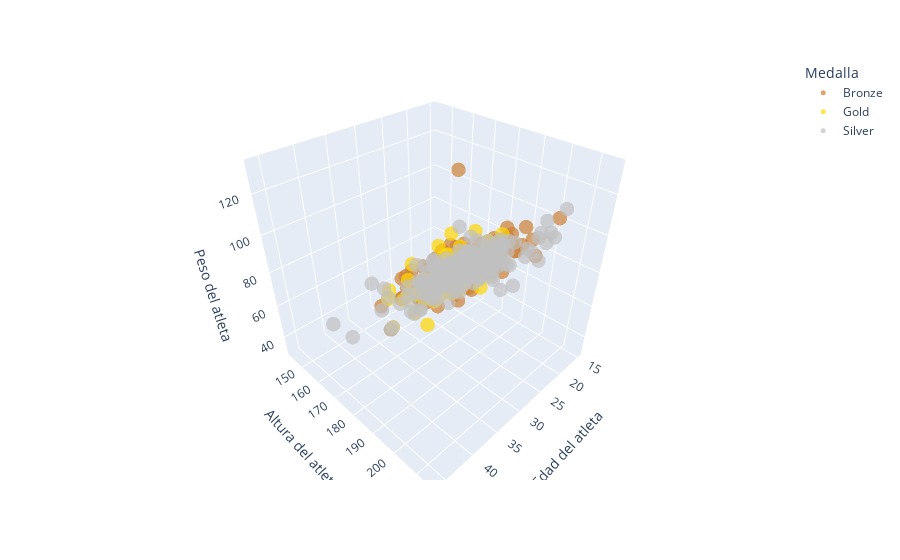

This figure's notebook cell:
### Code cell
#Dibujo en 3d todos los atletas españoles con medalla, con eje x la edad, eje y la altura y eje z el peso. Ademas cada color representa la medalla, y si te situas encima te dice en que deporte
fig = px.scatter_3d(atletas_españa_df,
                    x='Age',
                    y='Height',
                    z='Weight',
                    color='Medal',
                    color_discrete_map={
                    "Gold": "#FFD700",
                    "Silver": "#C0C0C0",
                    "Bronze": "#CD7F32"},
                    hover_data=['Sport'],
                    opacity=0.7,
                    size_max = 0.5
)
fig.update_layout(
    scene=dict(
        xaxis_title = 'Edad del atleta',
        yaxis_title = 'Altura del atleta',
        zaxis_title = 'Peso del atleta'
    ),
    legend_title = 'Medalla',
    scene_aspectmode='cube'
)
fig.update_traces(marker=dict(size=5))

### Figure 1 — Plotly figure (JSON) as saved in the notebook; plotly's stock layout.template omitted (floating-point values rounded to 4 significant figures; data arrays with more than 128 entries replaced by an {"elided": "..."} marker saying what was removed)
{"data": [{"customdata": [["Fencing"], ["Athletics"], ["Basketball"], ["Handball"], ["Handball"], ["Handball"], ["Handball"], ["Handball"], ["Handball"], ["Handball"], ["Synchronized Swimming"], ["Handball"], ["Swimming"], ["Synchronized Swimming"], ["Basketball"], ["Synchronized Swimming"], ["Cycling"], ["Canoeing"], ["Handball"], ["Basketball"], ["Cycling"], ["Tennis"], ["Tennis"], ["Canoeing"], ["Synchronized Swimming"], ["Handball"], ["Handball"], ["Handball"], ["Handball"], ["Handball"], ["Handball"], ["Handball"], ["Cycling"], ["Cycling"], ["Handball"], ["Handball"], ["Handball"], ["Handball"], ["Judo"], ["Handball"], ["Basketball"], ["Equestrianism"], ["Handball"], ["Synchronized Swimming"], ["Cycling"], ["Handball"], ["Athletics"], ["Handball"], ["Handball"], ["Handball"], ["Basketball"], ["Taekwondo"], ["Handball"], ["Shooting"], ["Handball"], ["Handball"], ["Synchronized Swimming"], ["Handball"], ["Basketball"], ["Handball"], ["Handball"], ["Synchronized Swimming"], ["Basketball"], ["Handball"], ["Swimming"], ["Swimming"], ["Handball"], ["Handball"], ["Handball"], ["Boxing"], ["Cycling"], ["Handball"], ["Handball"], ["Handball"], ["Tennis"], ["Athletics"], ["Athletics"], ["Athletics"], ["Handball"], ["Canoeing"], ["Canoeing"], ["Basketball"], ["Gymnastics"], ["Basketball"], ["Handball"], ["Handball"], ["Handball"], ["Handball"], ["Cycling"], ["Handball"], ["Handball"], ["Handball"], ["Handball"], ["Handball"], ["Handball"], ["Synchronized Swimming"], ["Handball"], ["Canoeing"], ["Basketball"], ["Handball"], ["Boxing"], ["Basketball"], ["Handball"], ["Basketball"], ["Tennis"], ["Tennis"], ["Judo"], ["Canoeing"], ["Handball"], ["Cycling"], ["Handball"], ["Wrestling"], ["Handball"], ["Handball"], ["Handball"], ["Handball"], ["Weightlifting"], ["Athletics"], ["Handball"], ["Swimming"]], "hovertemplate": "Medal=Bronze<br>Age=%{x}<br>Height=%{y}<br>Weight=%{z}<br>Sport=%{customdata[0]}<extra></extra>", "legendgroup": "Bronze", "marker": {"color": "#CD7F32", "opacity": 0.7, "size": 5, "symbol": "circle"}, "mode": "markers", "name": "Bronze", "scene": "scene", "showlegend": true, "type": "scatter3d", "x": [30.0, 26.0, 23.0, 27.0, 29.0, 28.0, 29.0, 32.0, 30.0, 38.0, 21.0, 29.0, 25.0, 26.0, 34.0, 22.0, 25.0, 29.0, 39.0, 27.0, 34.0, 26.0, 25.0, 31.0, 21.0, 33.0, 31.0, 28.0, 32.0, 28.0, 31.0, 27.0, 29.0, 29.0, 27.0, 30.0, 27.0, 32.0, 24.0, 22.0, 31.0, 38.0, 29.0, 29.0, 28.0, 29.0, 26.0, 30.0, 26.0, 30.0, 36.0, 26.0, 26.0, 25.0, 27.0, 31.0, 29.0, 23.0, 22.0, 24.0, 36.0, 22.0, 28.0, 22.0, 20.0, 21.0, 20.0, 24.0, 32.0, 26.0, 26.0, 25.0, 29.0, 24.0, 24.0, 26.0, 29.0, 26.0, 31.0, 26.0, 18.0, 25.0, 16.0, 36.0, 33.0, 27.0, 31.0, 28.0, 31.0, 25.0, 29.0, 29.0, 22.0, 26.0, 31.0, 19.0, 28.0, 27.0, 36.0, 26.0, 20.0, 30.0, 28.0, 25.0, 20.0, 24.0, 25.0, 24.0, 23.0, 29.0, 24.0, 35.0, 28.0, 32.0, 27.0, 31.0, 31.0, 24.0, 35.0, 23.0], "y": [194.0, 182.0, 198.0, 170.0, 179.0, 172.0, 165.0, 175.0, 197.0, 197.0, 170.0, 195.0, 170.0, 163.0, 191.0, 174.0, 178.0, 161.0, 175.0, 206.0, 171.0, 180.0, 180.0, 192.0, 170.0, 184.0, 185.0, 183.0, 183.0, 180.0, 192.0, 193.0, 179.0, 179.0, 190.0, 194.0, 180.0, 180.0, 159.0, 194.0, 196.0, 176.0, 182.0, 169.0, 169.0, 201.0, 177.0, 176.0, 196.0, 196.0, 215.0, 185.0, NaN, 174.0, 182.0, 182.0, 185.0, 185.0, 210.0, 197.0, 197.0, 171.0, 192.0, 168.0, 186.0, 177.0, 196.0, 196.0, 196.0, 150.0, 187.0, 197.0, 170.0, 172.0, 170.0, 176.0, 185.0, 165.0, 192.0, 180.0, 173.0, 208.0, 143.0, 193.0, 169.0, 190.0, 190.0, 186.0, 172.0, 196.0, 196.0, 184.0, 202.0, 202.0, 175.0, 168.0, 204.0, 180.0, 205.0, 188.0, 154.0, 191.0, 196.0, 193.0, 169.0, 169.0, 150.0, 180.0, 176.0, 179.0, 187.0, 176.0, 197.0, 197.0, 179.0, 179.0, 169.0, 157.0, 210.0, 166.0], "z": [87.0, 67.0, 93.0, 67.0, 90.0, 65.0, 62.0, 64.0, 100.0, 100.0, 39.0, 100.0, 59.0, 47.0, 90.0, 54.0, 68.0, 55.0, 73.0, 107.0, 65.0, 70.0, 78.0, 98.0, 55.0, 73.0, 85.0, 93.0, 93.0, 78.0, 100.0, 92.0, 74.0, 74.0, 90.0, 100.0, 74.0, 71.0, 57.0, 98.0, 84.0, 58.0, 83.0, 58.0, 50.0, 107.0, 71.0, 75.0, 102.0, 102.0, 115.0, 68.0, NaN, 84.0, 78.0, 78.0, 69.0, 85.0, 115.0, 98.0, 98.0, NaN, 91.0, 64.0, 78.0, 75.0, 100.0, 100.0, 100.0, 48.0, 83.0, 107.0, 75.0, 72.0, 59.0, 69.0, 132.0, 51.0, 92.0, 86.0, 74.0, 100.0, 31.0, 82.0, 62.0, 89.0, 89.0, 80.0, 61.0, 95.0, 95.0, 86.0, 100.0, 100.0, 68.0, 57.0, 108.0, 74.0, 109.0, 84.0, 48.0, 80.0, 104.0, 82.0, 56.0, 56.0, 48.0, 79.0, 83.0, 74.0, 81.0, 72.0, 99.0, 99.0, 83.0, 83.0, 75.0, 45.0, 124.0, 56.0]}, {"customdata": [["Water Polo"], ["Sailing"], ["Football"], ["Sailing"], ["Football"], ["Football"], ["Rhythmic Gymnastics"], ["Water Polo"], ["Sailing"], ["Hockey"], ["Hockey"], ["Athletics"], ["Swimming"], ["Football"], ["Judo"], ["Rhythmic Gymnastics"], ["Athletics"], ["Canoeing"], ["Sailing"], ["Canoeing"], ["Hockey"], ["Canoeing"], ["Canoeing"], ["Gymnastics"], ["Gymnastics"], ["Hockey"], ["Sailing"], ["Sailing"], ["Sailing"], ["Sailing"], ["Sailing"], ["Water Polo"], ["Judo"], ["Sailing"], ["Football"], ["Hockey"], ["Water Polo"], ["Rhythmic Gymnastics"], ["Water Polo"], ["Taekwondo"], ["Hockey"], ["Football"], ["Sailing"], ["Rhythmic Gymnastics"], ["Football"], ["Archery"], ["Cycling"], ["Football"], ["Rhythmic Gymnastics"], ["Football"], ["Sailing"], ["Cycling"], ["Cycling"], ["Football"], ["Tennis"], ["Swimming"], ["Football"], ["Hockey"], ["Sailing"], ["Hockey"], ["Hockey"], ["Badminton"], ["Rhythmic Gymnastics"], ["Sailing"], ["Hockey"], ["Archery"], ["Sailing"], ["Cycling"], ["Water Polo"], ["Hockey"], ["Judo"], ["Tennis"], ["Tennis"], ["Sailing"], ["Water Polo"], ["Hockey"], ["Water Polo"], ["Sailing"], ["Water Polo"], ["Canoeing"], ["Football"], ["Athletics"], ["Sailing"], ["Hockey"], ["Hockey"], ["Water Polo"], ["Sailing"], ["Cycling"], ["Water Polo"], ["Water Polo"], ["Football"], ["Football"], ["Hockey"], ["Football"], ["Canoeing"], ["Sailing"], ["Sailing"], ["Archery"], ["Sailing"], ["Football"], ["Football"], ["Canoeing"], ["Sailing"], ["Sailing"]], "hovertemplate": "Medal=Gold<br>Age=%{x}<br>Height=%{y}<br>Weight=%{z}<br>Sport=%{customdata[0]}<extra></extra>", "legendgroup": "Gold", "marker": {"color": "#FFD700", "opacity": 0.7, "size": 5, "symbol": "circle"}, "mode": "markers", "name": "Gold", "scene": "scene", "showlegend": true, "type": "scatter3d", "x": [22.0, 28.0, 22.0, 26.0, 19.0, 21.0, 17.0, 23.0, 27.0, 25.0, 22.0, 37.0, 25.0, 21.0, 28.0, 15.0, 23.0, 21.0, 24.0, 33.0, 29.0, 23.0, 31.0, 19.0, 23.0, 25.0, 31.0, 23.0, 31.0, 35.0, 28.0, 34.0, 28.0, 27.0, 22.0, 19.0, 27.0, 17.0, 28.0, 22.0, 30.0, 21.0, 27.0, 15.0, 22.0, 24.0, 32.0, 20.0, 16.0, 20.0, 30.0, 31.0, 39.0, 22.0, 34.0, 23.0, 22.0, 24.0, 30.0, 19.0, 21.0, 23.0, 16.0, 27.0, 24.0, 26.0, 24.0, 23.0, 21.0, 28.0, 23.0, 22.0, 30.0, 23.0, 26.0, 23.0, 33.0, 31.0, 26.0, 29.0, 21.0, 26.0, 27.0, 28.0, 35.0, 28.0, 26.0, 30.0, 30.0, 21.0, 22.0, 22.0, 19.0, 21.0, 24.0, 21.0, 34.0, 31.0, 25.0, 22.0, 22.0, 21.0, 27.0, 31.0], "y": [186.0, 181.0, NaN, 164.0, 178.0, 182.0, 165.0, 178.0, 173.0, 164.0, 164.0, 191.0, 170.0, NaN, NaN, 162.0, 175.0, 183.0, 174.0, 161.0, 170.0, 192.0, 192.0, 166.0, 166.0, 167.0, 189.0, 175.0, 175.0, 180.0, 174.0, 178.0, 159.0, 181.0, NaN, 170.0, 193.0, 165.0, 194.0, 185.0, 153.0, NaN, 181.0, 170.0, NaN, 178.0, 188.0, NaN, 158.0, NaN, 180.0, 180.0, 180.0, NaN, 175.0, 188.0, NaN, NaN, 185.0, 159.0, NaN, 172.0, 164.0, 173.0, NaN, NaN, 176.0, 180.0, 186.0, 167.0, 162.0, 185.0, 185.0, 187.0, 187.0, NaN, 185.0, 175.0, 190.0, 182.0, 176.0, 181.0, 165.0, NaN, NaN, 187.0, 190.0, 181.0, 180.0, 177.0, 170.0, NaN, 160.0, NaN, 188.0, 159.0, 177.0, 188.0, 179.0, NaN, 175.0, 184.0, 164.0, 164.0], "z": [83.0, 82.0, NaN, 55.0, 69.0, 68.0, 40.0, 73.0, 72.0, 56.0, 56.0, 72.0, 59.0, NaN, NaN, 38.0, 65.0, 86.0, 64.0, 55.0, 55.0, 98.0, 98.0, 69.0, 69.0, 62.0, 90.0, 72.0, 72.0, 76.0, 70.0, 62.0, 57.0, 81.0, NaN, 64.0, 83.0, 43.0, 96.0, 68.0, 49.0, NaN, 69.0, 46.0, NaN, 70.0, 79.0, NaN, 36.0, NaN, 72.0, 65.0, 65.0, NaN, 71.0, 78.0, NaN, NaN, 104.0, 59.0, NaN, 65.0, 42.0, 70.0, NaN, NaN, 70.0, 79.0, 84.0, 63.0, 52.0, 80.0, 80.0, 86.0, 83.0, NaN, 78.0, 71.0, 78.0, 84.0, NaN, 64.0, 60.0, NaN, NaN, 87.0, 72.0, 68.0, 70.0, 88.0, 69.0, NaN, 60.0, NaN, 90.0, 68.0, 89.0, 76.0, 67.0, NaN, NaN, 82.0, 53.0, 53.0]}, {"customdata": {"elided": "216x1 str values"}, "hovertemplate": "Medal=Silver<br>Age=%{x}<br>Height=%{y}<br>Weight=%{z}<br>Sport=%{customdata[0]}<extra></extra>", "legendgroup": "Silver", "marker": {"color": "#C0C0C0", "opacity": 0.7, "size": 5, "symbol": "circle"}, "mode": "markers", "name": "Silver", "scene": "scene", "showlegend": true, "type": "scatter3d", "x": {"elided": "216 float values"}, "y": {"elided": "216 float values"}, "z": {"elided": "216 float values"}}], "layout": {"legend": {"title": {"text": "Medalla"}, "tracegroupgap": 0}, "margin": {"t": 60}, "scene": {"aspectmode": "cube", "domain": {"x": [0, 1], "y": [0, 1]}, "xaxis": {"title": {"text": "Edad del atleta"}}, "yaxis": {"title": {"text": "Altura del atleta"}}, "zaxis": {"title": {"text": "Peso del atleta"}}}}}
